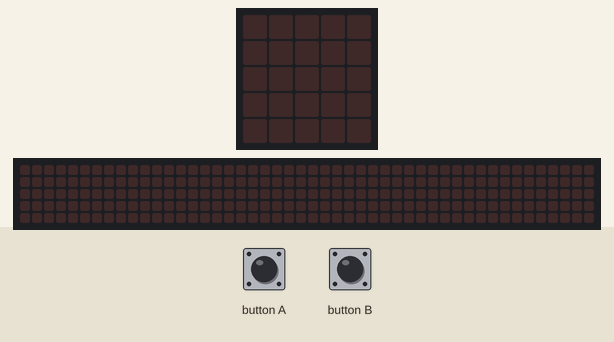
Simulated run of this program. Board: BBC micro:bit running MicroPython. On the bench: the board's 5×5 LED display, a strip that is not on the board, showing the scrolling text unrolled. The inputs (shaded band) are chosen by the test bench. The 48×5 strip is a reading aid, not a part: it shows the text the display is scrolling, unrolled, one strip-width of it at a time.

Above: at 1.2 s.
1.3 s: button A pressed for 0.15 s
At 1.62 s:
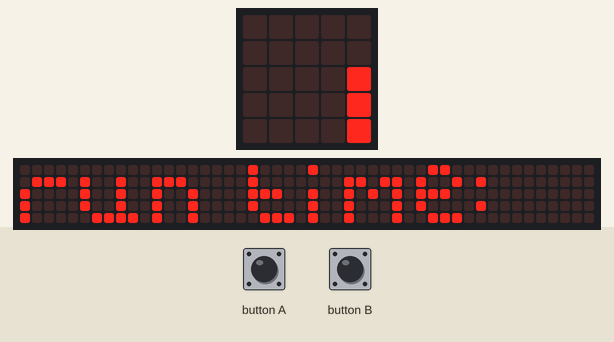
At 2.07 s:
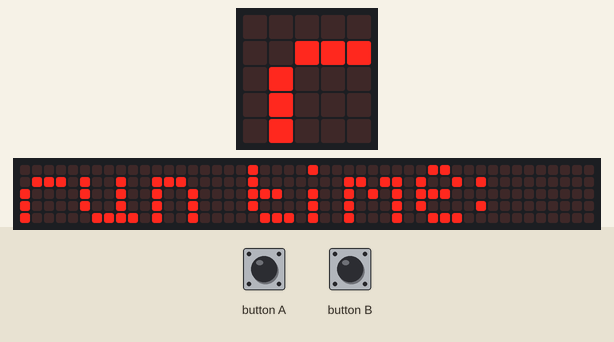

Measured:
- after the input at 1.3 s, the display: changes after 0.25 s (image 1)

The program:

Fibonacci_Sequence.py
```python
# This program will not display each individual number on the
# microbit display. Instead, there is a different program to
# show those numbers. This program needs a BBC Microbit to run.

from microbit import *

def fibonacci(x):
	a = 0
	b = 1
	for i in range(x-2):
		c = b
		b = a + b
		a = c
	return i + 3

while True:

	if button_a.is_pressed():

		start_time = running_time()
		numbersGenerated = fibonacci(6844)
		end_time = running_time()
		time = end_time - start_time
		display.scroll('run time: ' + str(time) + 'ms')

	if button_b.is_pressed():

		display.scroll('Num Gen: ' + str(numbersGenerated))
```
